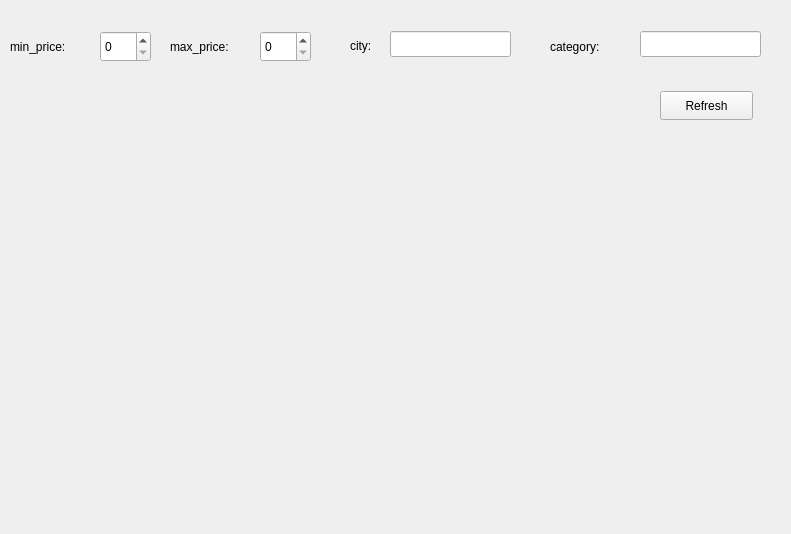
<?xml version="1.0" encoding="UTF-8"?>
<ui version="4.0">
 <class>Form</class>
 <widget class="QWidget" name="Form">
  <property name="geometry">
   <rect>
    <x>0</x>
    <y>0</y>
    <width>791</width>
    <height>534</height>
   </rect>
  </property>
  <property name="windowTitle">
   <string>Form</string>
  </property>
  <widget class="QLabel" name="minp_lbl">
   <property name="geometry">
    <rect>
     <x>10</x>
     <y>31</y>
     <width>71</width>
     <height>31</height>
    </rect>
   </property>
   <property name="text">
    <string>min_price:</string>
   </property>
  </widget>
  <widget class="QLineEdit" name="lineEdit">
   <property name="geometry">
    <rect>
     <x>390</x>
     <y>31</y>
     <width>121</width>
     <height>26</height>
    </rect>
   </property>
  </widget>
  <widget class="QLabel" name="maxp_lbl">
   <property name="geometry">
    <rect>
     <x>170</x>
     <y>31</y>
     <width>81</width>
     <height>31</height>
    </rect>
   </property>
   <property name="text">
    <string>max_price:</string>
   </property>
  </widget>
  <widget class="QSpinBox" name="min_spinBox">
   <property name="geometry">
    <rect>
     <x>100</x>
     <y>31</y>
     <width>51</width>
     <height>31</height>
    </rect>
   </property>
  </widget>
  <widget class="QLineEdit" name="lineEdit_2">
   <property name="geometry">
    <rect>
     <x>640</x>
     <y>31</y>
     <width>121</width>
     <height>26</height>
    </rect>
   </property>
  </widget>
  <widget class="QSpinBox" name="max_spinBox">
   <property name="geometry">
    <rect>
     <x>260</x>
     <y>31</y>
     <width>51</width>
     <height>31</height>
    </rect>
   </property>
  </widget>
  <widget class="QPushButton" name="refresh_btn">
   <property name="geometry">
    <rect>
     <x>660</x>
     <y>91</y>
     <width>93</width>
     <height>29</height>
    </rect>
   </property>
   <property name="text">
    <string>Refresh</string>
   </property>
  </widget>
  <widget class="QLabel" name="category_lbl">
   <property name="geometry">
    <rect>
     <x>550</x>
     <y>31</y>
     <width>71</width>
     <height>31</height>
    </rect>
   </property>
   <property name="text">
    <string>category:</string>
   </property>
  </widget>
  <widget class="QLabel" name="city_lbl">
   <property name="geometry">
    <rect>
     <x>350</x>
     <y>30</y>
     <width>61</width>
     <height>31</height>
    </rect>
   </property>
   <property name="text">
    <string>city:</string>
   </property>
  </widget>
 </widget>
 <resources/>
 <connections/>
</ui>
